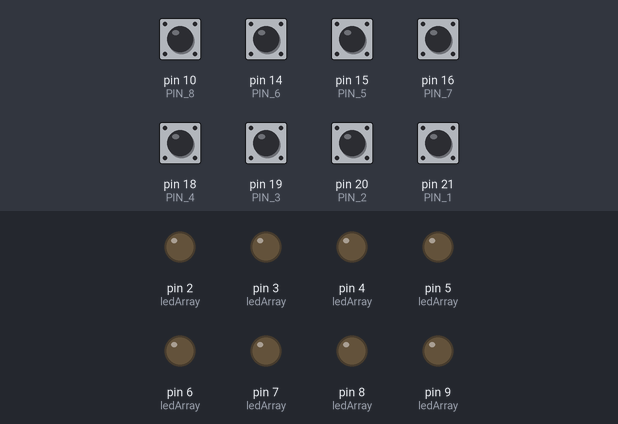
Recording of a sketch running on a simulated Arduino Leonardo, built with avr-gcc and run on an emulated ATmega32U4. Shown: output pins drawn as LEDs (lit = HIGH). The test bench sets the inputs (shaded band); at power-on: pin 10 (PIN_8), pin 14 (PIN_6), pin 15 (PIN_5), pin 16 (PIN_7), pin 18 (PIN_4), pin 19 (PIN_3), pin 20 (PIN_2), pin 21 (PIN_1) HIGH.

Above: at 1.2 s.
1.3 s: pin 10 (PIN_8) pulled LOW for 0.15 s
At 1.37 s:
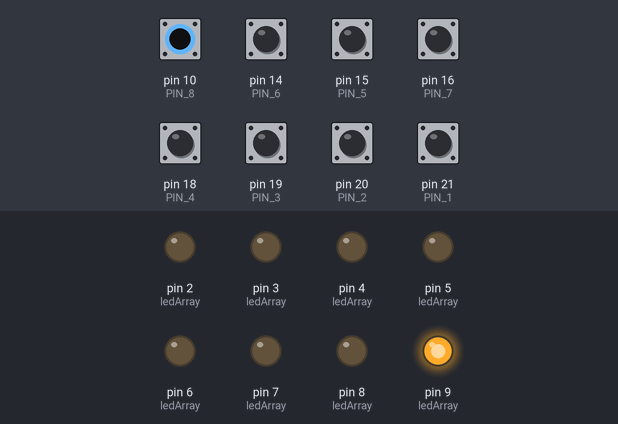
2.9 s: pin 14 (PIN_6) pulled LOW for 0.15 s
At 2.97 s:
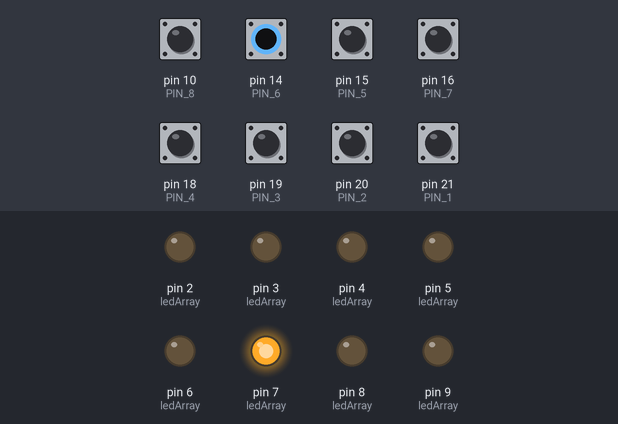
4.5 s: pin 15 (PIN_5) pulled LOW for 0.15 s
At 4.57 s:
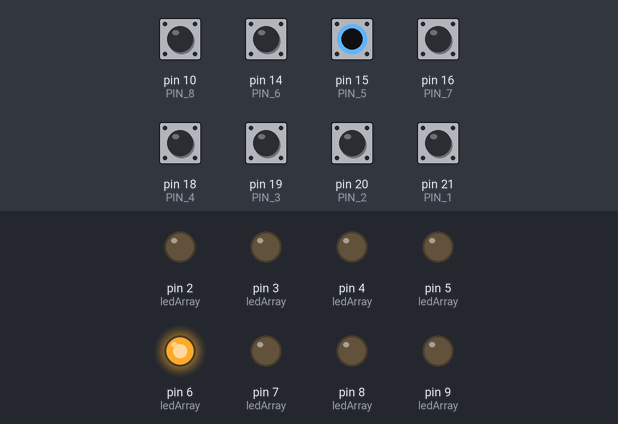
6.1 s: pin 16 (PIN_7) pulled LOW for 0.15 s
At 6.17 s:
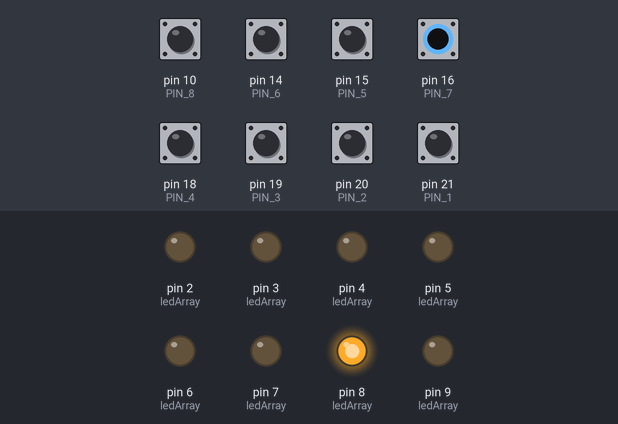
7.7 s: pin 18 (PIN_4) pulled LOW for 0.15 s
At 7.77 s:
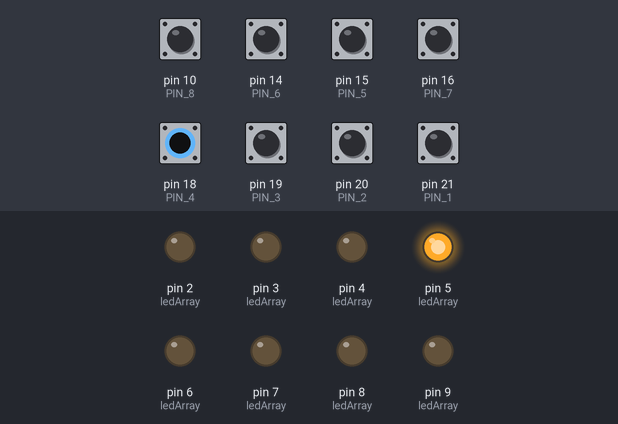
9.3 s: pin 19 (PIN_3) pulled LOW for 0.15 s
At 9.37 s:
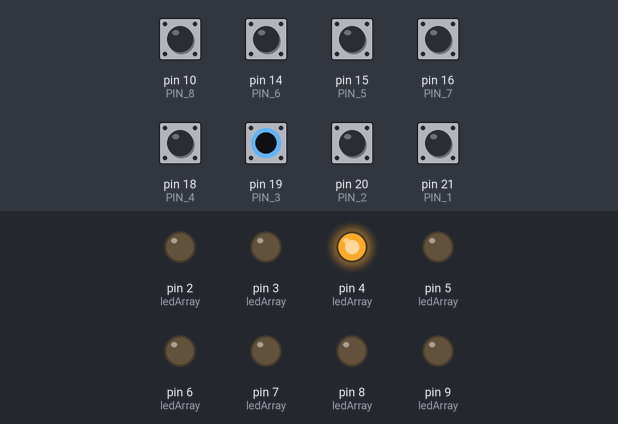
Timing chart, 0 to 11.9 s (numbered marks = the images above; inputs shaded):
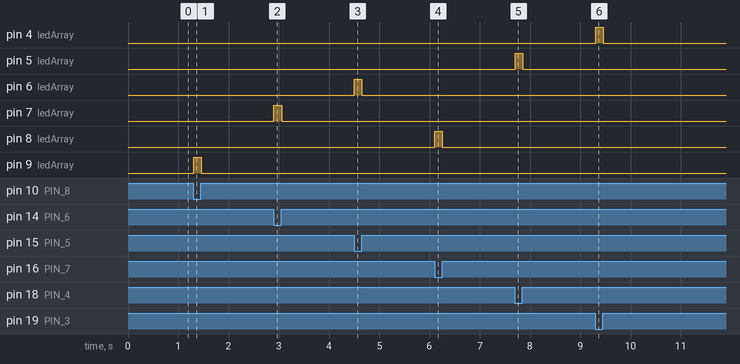

The sketch:

8-Key-Full.ino
```cpp
// (licence header left out)
#include <Keyboard.h>
#include <Bounce2.h>

// Change if adding more or less buttons
#define NUMKEYS 8

// Edit the buttons you want pressed here
#define KEY_1 'z'
#define KEY_2 'x'
#define KEY_3 'c'
#define KEY_4 'v'
#define KEY_5 'a'
#define KEY_6 's'
#define KEY_7 'd'
#define KEY_8 'f'

// Pins used by the buttons
#define PIN_1 21
#define PIN_2 20
#define PIN_3 19
#define PIN_4 18
#define PIN_5 15
#define PIN_6 14
#define PIN_7 16
#define PIN_8 10

// Pins used by the LEDs
#define LED_1 2
#define LED_2 3
#define LED_3 4
#define LED_4 5
#define LED_5 6
#define LED_6 7
#define LED_7 8
#define LED_8 9

// Arrays used for the for-loop sections of this program
const byte pinArray[NUMKEYS] = {
  PIN_1, PIN_2, PIN_3, PIN_4, PIN_5, PIN_6, PIN_7, PIN_8
};

const byte keyArray[NUMKEYS] = {
  KEY_1, KEY_2, KEY_3, KEY_4, KEY_5, KEY_6, KEY_7, KEY_8
};

const byte ledArray[NUMKEYS] = {
  LED_1, LED_2, LED_3, LED_4, LED_5, LED_6, LED_7, LED_8
};

Bounce button[NUMKEYS];

void setup() {

  for(uint8_t i = 0; i < NUMKEYS ; i++){

    // Initialize buttons w/ debounce code
    button[i] = Bounce();
    button[i].attach(pinArray[i], INPUT_PULLUP);
    button[i].interval(5);

    // Initialize LEDs
    pinMode(ledArray[i], OUTPUT);
  }
}

void loop() {

  // Scan each button individually
  for(uint8_t i = 0; i < NUMKEYS; i++){
    button[i].update();

    if(button[i].fell()){
      Keyboard.press(keyArray[i]);
      digitalWrite(ledArray[i], HIGH);
    }
    if(button[i].rose()){
      Keyboard.release(keyArray[i]);
      digitalWrite(ledArray[i], LOW);
    }
  }
}
```

Measured:
- after the input at 1.3 s, pin 9 (ledArray): LOW → HIGH at once, → LOW 0.15 s later
- after the input at 2.9 s, pin 7 (ledArray): LOW → HIGH at once, → LOW 0.15 s later
- after the input at 4.5 s, pin 6 (ledArray): LOW → HIGH at once, → LOW 0.15 s later
- after the input at 6.1 s, pin 8 (ledArray): LOW → HIGH at once, → LOW 0.15 s later
- after the input at 7.7 s, pin 5 (ledArray): LOW → HIGH at once, → LOW 0.15 s later
- after the input at 9.3 s, pin 4 (ledArray): LOW → HIGH at once, → LOW 0.15 s later
